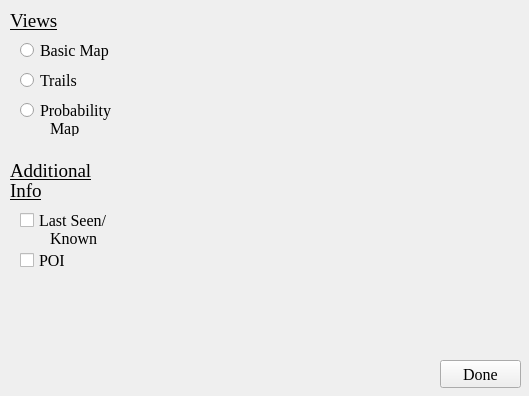
<?xml version="1.0" encoding="UTF-8"?>
<ui version="4.0">
 <class>Form</class>
 <widget class="QWidget" name="Form">
  <property name="geometry">
   <rect>
    <x>0</x>
    <y>0</y>
    <width>529</width>
    <height>396</height>
   </rect>
  </property>
  <property name="font">
   <font>
    <family>Times New Roman</family>
    <pointsize>12</pointsize>
   </font>
  </property>
  <property name="windowTitle">
   <string>Form</string>
  </property>
  <widget class="QLabel" name="Views">
   <property name="geometry">
    <rect>
     <x>10</x>
     <y>10</y>
     <width>71</width>
     <height>21</height>
    </rect>
   </property>
   <property name="font">
    <font>
     <family>Times New Roman</family>
     <pointsize>14</pointsize>
     <underline>true</underline>
    </font>
   </property>
   <property name="text">
    <string>Views</string>
   </property>
  </widget>
  <widget class="QRadioButton" name="trails">
   <property name="geometry">
    <rect>
     <x>20</x>
     <y>70</y>
     <width>95</width>
     <height>20</height>
    </rect>
   </property>
   <property name="text">
    <string>Trails</string>
   </property>
  </widget>
  <widget class="QRadioButton" name="basicMap">
   <property name="geometry">
    <rect>
     <x>20</x>
     <y>40</y>
     <width>111</width>
     <height>21</height>
    </rect>
   </property>
   <property name="text">
    <string>Basic Map</string>
   </property>
  </widget>
  <widget class="QRadioButton" name="probMap">
   <property name="geometry">
    <rect>
     <x>20</x>
     <y>100</y>
     <width>121</width>
     <height>21</height>
    </rect>
   </property>
   <property name="text">
    <string>Probability</string>
   </property>
  </widget>
  <widget class="QLabel" name="_map">
   <property name="geometry">
    <rect>
     <x>50</x>
     <y>120</y>
     <width>55</width>
     <height>16</height>
    </rect>
   </property>
   <property name="text">
    <string>Map</string>
   </property>
  </widget>
  <widget class="QLabel" name="Additional">
   <property name="geometry">
    <rect>
     <x>10</x>
     <y>160</y>
     <width>111</width>
     <height>21</height>
    </rect>
   </property>
   <property name="font">
    <font>
     <family>Times New Roman</family>
     <pointsize>14</pointsize>
     <underline>true</underline>
    </font>
   </property>
   <property name="text">
    <string>Additional</string>
   </property>
  </widget>
  <widget class="QLabel" name="_Info">
   <property name="geometry">
    <rect>
     <x>10</x>
     <y>180</y>
     <width>101</width>
     <height>21</height>
    </rect>
   </property>
   <property name="font">
    <font>
     <family>Times New Roman</family>
     <pointsize>14</pointsize>
     <underline>true</underline>
    </font>
   </property>
   <property name="text">
    <string>Info</string>
   </property>
   <property name="alignment">
    <set>Qt::AlignLeading|Qt::AlignLeft|Qt::AlignVCenter</set>
   </property>
  </widget>
  <widget class="QCheckBox" name="lastSeen">
   <property name="geometry">
    <rect>
     <x>20</x>
     <y>210</y>
     <width>111</width>
     <height>21</height>
    </rect>
   </property>
   <property name="text">
    <string>Last Seen/</string>
   </property>
  </widget>
  <widget class="QLabel" name="_known">
   <property name="geometry">
    <rect>
     <x>50</x>
     <y>230</y>
     <width>61</width>
     <height>16</height>
    </rect>
   </property>
   <property name="text">
    <string>Known</string>
   </property>
  </widget>
  <widget class="QCheckBox" name="POI">
   <property name="geometry">
    <rect>
     <x>20</x>
     <y>250</y>
     <width>111</width>
     <height>21</height>
    </rect>
   </property>
   <property name="text">
    <string>POI</string>
   </property>
  </widget>
  <widget class="QLabel" name="image">
   <property name="geometry">
    <rect>
     <x>140</x>
     <y>10</y>
     <width>381</width>
     <height>341</height>
    </rect>
   </property>
   <property name="text">
    <string/>
   </property>
   <property name="pixmap">
    <pixmap resource="crowsNest.qrc">:/images/images/topoMap.jpg</pixmap>
   </property>
  </widget>
  <widget class="QPushButton" name="Done">
   <property name="geometry">
    <rect>
     <x>440</x>
     <y>360</y>
     <width>81</width>
     <height>28</height>
    </rect>
   </property>
   <property name="text">
    <string>Done</string>
   </property>
  </widget>
 </widget>
 <resources>
  <include location="crowsNest.qrc"/>
 </resources>
 <connections/>
</ui>
